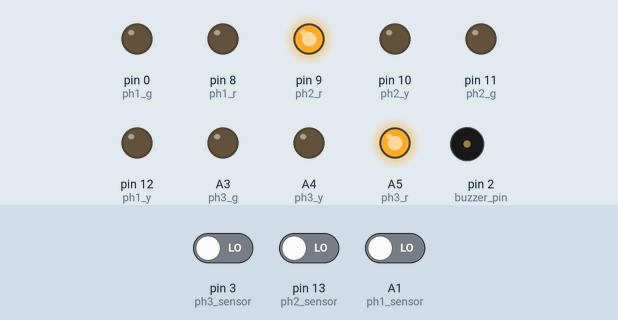
Simulated run of this sketch. Board: Arduino Uno, built with avr-gcc and run on an emulated ATmega328P. Shown: output pins drawn as LEDs (lit = HIGH), buzzer (waves = sounding). Inputs (shaded band) come from the test bench; at power-on: pin 3 (ph3_sensor) LOW, A1 (ph1_sensor) LOW, pin 13 (ph2_sensor) LOW.

Above: at 7.7 s.
7.8 s: pin 3 (ph3_sensor) driven HIGH
At 8.72 s:
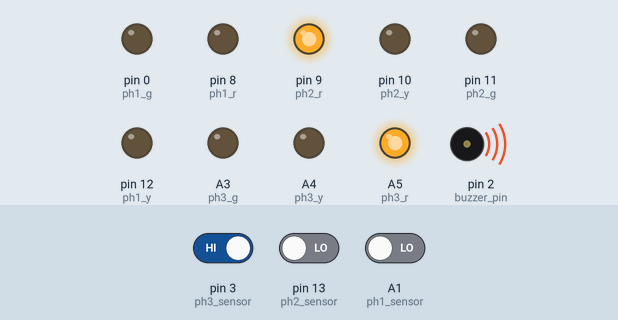
10.8 s: pin 3 (ph3_sensor) driven LOW
At 11.0 s:
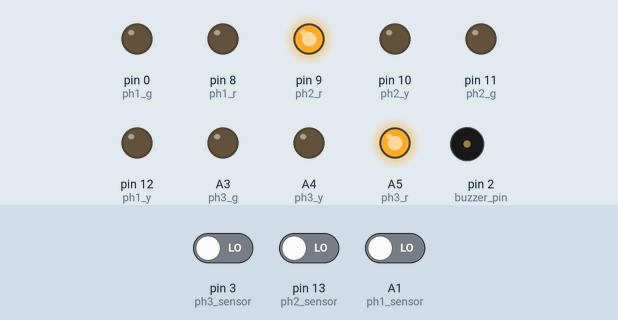
12.3 s: A1 (ph1_sensor) driven HIGH
At 12.85 s:
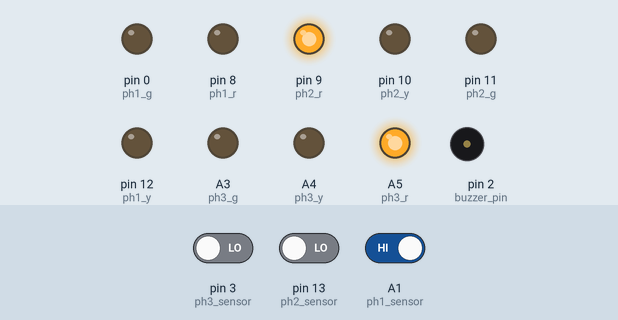
15.3 s: A1 (ph1_sensor) driven LOW
Timing chart, 0 to 18.2 s (numbered marks = the images above; inputs shaded):
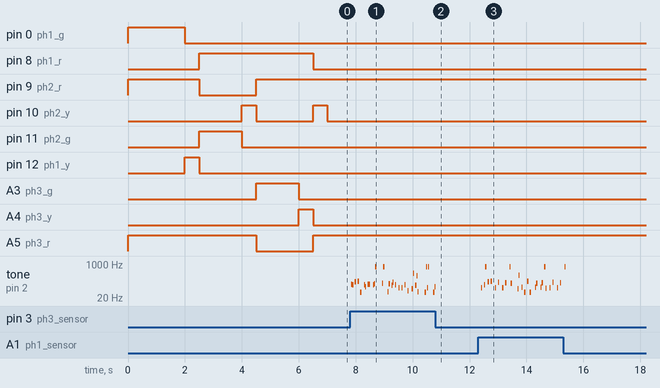

Measured:
- after the input at 7.8 s, tone on pin 2 (buzzer_pin): plays 98 Hz for 0.04 s, 90 Hz for 0.04 s, 133 Hz for 0.04 s, 137 Hz for 0.04 s, 39 Hz for 0.04 s, 90 Hz for 0.04 s … (33 notes in this stretch), starting after 0.05 s
- after the input at 10.8 s, tone on pin 2 (buzzer_pin): goes on until 10.8 s, then stays silent
- after the input at 12.3 s, tone on pin 2 (buzzer_pin): plays 66 Hz for 0.04 s, 90 Hz for 0.04 s, 718 Hz for 0.04 s, 133 Hz for 0.04 s, 137 Hz for 0.04 s, 66 Hz for 0.04 s … (27 notes in this stretch), starting after 0.11 s

The sketch:

TRAFFIC_LIGHT.ino
```cpp
#include <LiquidCrystal.h>

//phase pins declearation
//phase 1
int ph1_g=0;
int ph1_y=12;
int ph1_r=8;
int ph1_sensor=A1;

//phase 2
int ph2_g=11;
int ph2_y=10;
int ph2_r=9;
int ph2_sensor=13;

//phase 3
int resetPin=A0;
int ph3_g=A3;
int ph3_y=A4;
int ph3_r=A5;
int ph3_sensor=3;
int buzzer_pin=2;

int lastSensorState=LOW, sensorState, ledState=HIGH,flag1=LOW,flag2=HIGH,flag3=HIGH,led_flag1=LOW,led_flag2=LOW,led_flag3=LOW;
unsigned long phase_1_delay=2000,phase_2_delay=4000,phase_3_delay=6000,time_counter=0,buz_delay=400;
unsigned long debounceDelay=50;
void(*resetFunc)(void)=resetPin;
class Counters
{
  public:
      unsigned long counter1=0, counter2=0, counter3=0,buz_timer=0,wait=0;
     void timer1()
     {
      counter1=millis();
     }
     void timer2()
     {
      counter2=millis();
     }
     void timer3()
     {
      counter3=millis();
     }
     void buz()
     {
      buz_timer=millis();
     }
     void reset()
     {
      resetFunc();
     }
};
Counters client;
void setup()
{
  // setting the function of each pin
  pinMode(ph1_g,OUTPUT);
  pinMode(ph1_y,OUTPUT);
  pinMode(ph1_r,OUTPUT);
  pinMode(ph1_sensor,INPUT);
  pinMode(buzzer_pin,OUTPUT);

  pinMode(ph2_g,OUTPUT);
  pinMode(ph2_y,OUTPUT);
  pinMode(ph2_r,OUTPUT);
  pinMode(ph2_sensor,INPUT);
  pinMode(resetPin,OUTPUT);

  pinMode(ph3_g,OUTPUT);
  pinMode(ph3_y,OUTPUT);
  pinMode(ph3_r,OUTPUT);
  pinMode(ph3_sensor,INPUT);

 //all leds are off initially
 digitalWrite(ph1_g,LOW);
 digitalWrite(ph1_y,LOW);
 digitalWrite(ph1_r,LOW);

 digitalWrite(ph2_g,LOW);
 digitalWrite(ph2_y,LOW);
 digitalWrite(ph2_r,HIGH);

 digitalWrite(ph3_g,LOW);
 digitalWrite(ph3_y,LOW);
 digitalWrite(ph3_r,HIGH);
 digitalWrite(resetPin,LOW);

}

void loop()
{
  //reading phases sensors
  int ph1_s=digitalRead(ph1_sensor);
  int ph2_s=digitalRead(ph2_sensor);
  int ph3_s=digitalRead(ph3_sensor);
  client.timer1();
  client.timer2();
  client.timer3();
  client.buz();

  if(client.counter1<phase_1_delay and flag1==LOW)
  {
    digitalWrite(ph1_r,LOW);
    digitalWrite(ph1_g,HIGH);
    flag1=HIGH;
    client.wait=millis();
    led_flag1=HIGH;
  }
  if(client.counter1>=phase_1_delay and flag1==HIGH)
  {
    digitalWrite(ph1_g,LOW);
    digitalWrite(ph1_y,HIGH);
    delay(500);
    digitalWrite(ph1_y,LOW);
    digitalWrite(ph1_r,HIGH);
    flag2=LOW;
    flag1=LOW;
    led_flag1=LOW;
    client.wait=millis();
  }
  if(client.counter2<phase_2_delay and flag2==LOW)
  {
    digitalWrite(ph2_r,LOW);
    digitalWrite(ph2_g,HIGH);
    flag2=HIGH;
    led_flag2=HIGH;
    client.wait=millis();
  }
   if(client.counter2>=phase_2_delay and flag2==HIGH)
  {
    digitalWrite(ph2_g,LOW);
    digitalWrite(ph2_y,HIGH);
    delay(500);
    digitalWrite(ph2_y,LOW);
    digitalWrite(ph2_r,HIGH);
    flag3=LOW;
    flag2=LOW;
    led_flag2=LOW;
    client.wait=millis();
  }
   if(client.counter3<phase_3_delay and flag3==LOW)
  {
    analogWrite(ph3_r,LOW);
    digitalWrite(ph3_g,HIGH);
    flag3=HIGH;
    led_flag3=HIGH;
    client.wait=millis();
  }
   if(client.counter3>=phase_3_delay and flag3==HIGH)
  {
    digitalWrite(ph3_g,LOW);
    digitalWrite(ph3_y,HIGH);
    delay(500);
    analogWrite(ph3_y,LOW);
    digitalWrite(ph3_r,HIGH);
    client.wait=millis();
    flag1=LOW;
    flag3=LOW;
    client.reset();
    led_flag3=LOW;

  }

 //buzzer code section
  if((led_flag1==LOW and ph1_s==HIGH))
  {
    digitalWrite(buzzer_pin,HIGH);
    client.wait=millis();
  }
   if((led_flag2==LOW and ph2_s==HIGH))
  {
    digitalWrite(buzzer_pin,HIGH);
    client.wait=millis();
  }
   if((led_flag3==LOW and ph3_s==HIGH))
  {
    digitalWrite(buzzer_pin,HIGH);
    client.wait=millis();
  }
  if(client.buz_timer-client.wait>=buz_delay)
  {
    digitalWrite(buzzer_pin,LOW);
  }

}
```
